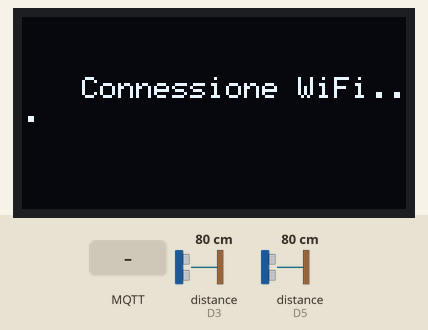
Recording of a program running on a simulated Arduino Uno R4 WiFi. On the bench: 128×64 one-colour display. The inputs (shaded band) are chosen by the test bench; at power-on: distance to the obstacle (sensors on D3, D5) 80 cm. The echo pulse lasts 58.3 µs per cm; WiFi joins after 1.5 s; servers stay silent unless stated; no MQTT or app messages arrive unless stated; what the program prints to the serial monitor is not drawn.

Above: at 1.6 s.
At 4.3 s:
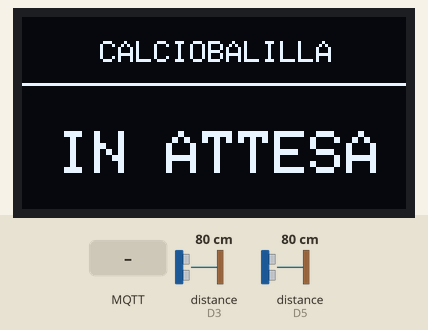
4.4 s: MQTT message "1" arrives on the first subscribed topic
At 5.0 s:
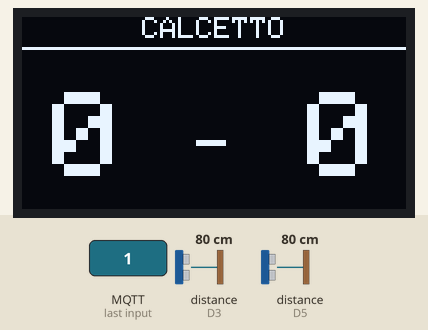
5.9 s: distance to the obstacle (sensor on D3) set to 11 cm
7.4 s: distance to the obstacle (sensor on D3) set to 8 cm
At 9.9 s:
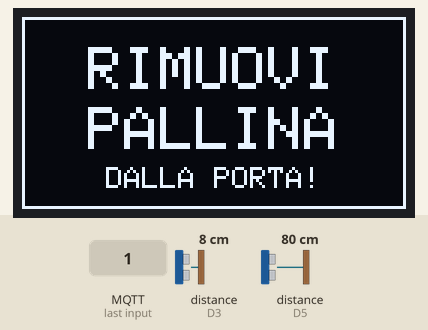
10.1 s: MQTT message "0" arrives on the first subscribed topic
12.7 s: MQTT message "A" arrives on the first subscribed topic
Timing chart, 0 to 15.4 s (numbered marks = the images above; inputs shaded):
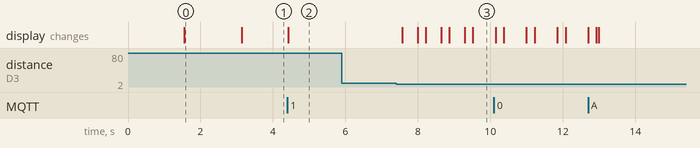

The program:

main.cpp
```cpp
// ╔══════════════════════════════════════════════════════════════════╗
// ║        CALCIOBALILLA SMART — Arduino Uno R4 WiFi                 ║
// ║        Versione: MQTT + Display OLED + Stato IDLE                ║
// ╚══════════════════════════════════════════════════════════════════╝

#include <Arduino.h>
#include <WiFi.h>
#include <PubSubClient.h>
#include <Wire.h>
#include <Adafruit_GFX.h>
#include <Adafruit_SSD1306.h>

// ══════════════════════════════════════════════════════════════════
//  CONFIGURAZIONE WIFI E MQTT
// ══════════════════════════════════════════════════════════════════
const char* ssid     = "TIM-51589117";
const char* password = "K57N5YuYsHHHxt3H5y6fU2NY";

IPAddress    mqttServer(192, 168, 1, 15);
const uint16_t mqttPort = 1883;
const char* mqttUser   = "arduino_calcetto";
const char* mqttPass   = "arduino";

// ── Identificativo tavolo ─────────────────────────────────────────
const char* ID_TAVOLO = "1";
const char* clientId  = "client_tavolo1";

// Topic generati dinamicamente nel setup()
char topicScoreA[50];
char topicScoreB[50];
char topicGoal[50];
char topicReset[50];
char topicDistA[50];
char topicDistB[50];
char topicStatus[50];

// ══════════════════════════════════════════════════════════════════
//  PIN SENSORI ULTRASUONI
// ══════════════════════════════════════════════════════════════════
const uint8_t TRIG_A = 2;
const uint8_t ECHO_A = 3;
const uint8_t TRIG_B = 4;
const uint8_t ECHO_B = 5;

// ══════════════════════════════════════════════════════════════════
//  COSTANTI DI GIOCO E TIMING
// ══════════════════════════════════════════════════════════════════
const uint16_t GOL_DISTANCE_CM = 10;
const uint32_t COOLDOWN_MS     = 3000;
const uint32_t RECONNECT_MS    = 5000;
const float velocitaSuono      = 0.034645f;

// ══════════════════════════════════════════════════════════════════
//  DISPLAY OLED
// ══════════════════════════════════════════════════════════════════
#define SCREEN_WIDTH  128
#define SCREEN_HEIGHT  64
Adafruit_SSD1306 display(SCREEN_WIDTH, SCREEN_HEIGHT, &Wire, -1);

// ══════════════════════════════════════════════════════════════════
//  STATO PARTITA
// ══════════════════════════════════════════════════════════════════
bool     statoIdle    = true; // Parte in stato di attesa
uint8_t  scoreA       = 0;
uint8_t  scoreB       = 0;
uint32_t lastGoalTime = 0;
uint32_t lastReconnectAttempt = 0;

float lastDistA = 0.0f;
float lastDistB = 0.0f;

WiFiClient   wifiClient;
PubSubClient mqtt(wifiClient);


// ══════════════════════════════════════════════════════════════════
//  PROTOTIPI
// ══════════════════════════════════════════════════════════════════
float measureCm(uint8_t trigPin, uint8_t echoPin);
void  registraGol(char team);
void  mqttCallback(char* topic, byte* payload, unsigned int length);
bool  mqttConnect();

void drawScoreboard();
void animazioneGoal(char team);
void animazioneRimuoviPallina();


// ══════════════════════════════════════════════════════════════════
//  FUNZIONE: Misura distanza HC-SR04
// ══════════════════════════════════════════════════════════════════
float measureCm(uint8_t trigPin, uint8_t echoPin) {
  digitalWrite(trigPin, LOW);
  delayMicroseconds(5);
  digitalWrite(trigPin, HIGH);
  delayMicroseconds(10);
  digitalWrite(trigPin, LOW);

  long duration = pulseIn(echoPin, HIGH, 20000UL);

  if (duration == 0) {
    pinMode(echoPin, OUTPUT);
    digitalWrite(echoPin, LOW);
    delayMicroseconds(10);
    pinMode(echoPin, INPUT);
    return 999.0f;
  }

  return (duration * velocitaSuono) / 2.0f;
}

// ══════════════════════════════════════════════════════════════════
//  FUNZIONE: Registra il Gol
// ══════════════════════════════════════════════════════════════════
void registraGol(char team) {
  char scoreStr[8];

  if (team == 'A') {
    scoreA++;
    Serial.print(F("GOL squadra A! Punteggio: "));
    Serial.print(scoreA); Serial.print(F(" - ")); Serial.println(scoreB);
    itoa(scoreA, scoreStr, 10);
    mqtt.publish(topicScoreA, scoreStr, true);
    mqtt.publish(topicGoal,   "A",      false);
  } else {
    scoreB++;
    Serial.print(F("GOL squadra B! Punteggio: "));
    Serial.print(scoreA); Serial.print(F(" - ")); Serial.println(scoreB);
    itoa(scoreB, scoreStr, 10);
    mqtt.publish(topicScoreB, scoreStr, true);
    mqtt.publish(topicGoal,   "B",      false);
  }

  lastGoalTime = millis();
  animazioneGoal(team);
  animazioneRimuoviPallina();
  drawScoreboard();
}

// ══════════════════════════════════════════════════════════════════
//  CALLBACK MQTT: gestisce l'Avvio/Fine Partita
// ══════════════════════════════════════════════════════════════════
void mqttCallback(char* topic, byte* payload, unsigned int length) {

  Serial.print(F("[MQTT IN] topic="));
  Serial.print(topic);
  Serial.print(F(" payload="));
  for (unsigned int i = 0; i < length; i++) Serial.print((char)payload[i]);
  Serial.println();
  if (strcmp(topic, topicReset) == 0 && length >= 1) {

    // Comando '1' = INIZIA NUOVA PARTITA
    if (payload[0] == '1') {
      statoIdle = false;
      scoreA = 0;
      scoreB = 0;
      mqtt.publish(topicScoreA, "0", true);
      mqtt.publish(topicScoreB, "0", true);
      Serial.println(F(">> AVVIO PARTITA: Esco da IDLE e azzero tabellone <<"));
      drawScoreboard();
    }
    // Comando '0' = TERMINA PARTITA E TORNA IN ATTESA
    else if (payload[0] == '0') {
      statoIdle = true;
      Serial.println(F(">> FINE PARTITA: Ritorno allo stato IDLE <<"));
      drawScoreboard();
    }
  }
}

// ══════════════════════════════════════════════════════════════════
//  FUNZIONE: Connessione MQTT
// ══════════════════════════════════════════════════════════════════
bool mqttConnect() {
  Serial.print(F("Connessione al broker MQTT... "));
  bool ok = mqtt.connect(clientId, mqttUser, mqttPass, topicStatus, 0, true, "OFFLINE");

  if (ok) {
    Serial.println(F("Connesso!"));
    mqtt.publish(topicStatus, "ONLINE", true);
    mqtt.subscribe(topicReset);

    // Se non in idle, ripristina i punteggi correnti sul broker
    if (!statoIdle) {
      char buf[8];
      itoa(scoreA, buf, 10); mqtt.publish(topicScoreA, buf, true);
      itoa(scoreB, buf, 10); mqtt.publish(topicScoreB, buf, true);
    }
  } else {
    Serial.print(F("ERRORE, rc="));
    Serial.println(mqtt.state());
  }
  return ok;
}

// ══════════════════════════════════════════════════════════════════
//  FUNZIONI GRAFICHE OLED
// ══════════════════════════════════════════════════════════════════
void drawScoreboard() {
  display.clearDisplay();
  display.setTextColor(SSD1306_WHITE);

  // Se siamo in IDLE mostriamo la schermata di attesa
  if (statoIdle) {
    display.setTextSize(1);
    display.setCursor(26, 8);
    display.print(F("CALCIOBALILLA"));

    display.drawLine(0, 22, 128, 22, SSD1306_WHITE);

    display.setTextSize(2);
    display.setCursor(12, 38);
    display.print(F("IN ATTESA"));
    display.display();
    return;
  }

  // Altrimenti mostriamo il tabellone di gioco
  display.setTextSize(1);
  display.setCursor(40, 0);
  display.print(F("CALCETTO"));

  display.drawLine(0, 10, 128, 10, SSD1306_WHITE);

  display.setTextSize(4);
  display.setCursor(10, 25);
  display.print(scoreA);

  display.setTextSize(2);
  display.setCursor(58, 35);
  display.print(F("-"));

  display.setTextSize(4);
  display.setCursor((scoreB < 10) ? 95 : 75, 25);
  display.print(scoreB);

  display.display();
}

void animazioneGoal(char team) {
  char label[3] = "A\0";
  if (team == 'B') label[0] = 'B';

  for (int i = 0; i < 3; i++) {
    display.fillScreen(SSD1306_WHITE);
    display.setTextColor(SSD1306_BLACK);
    display.setTextSize(3);
    display.setCursor(20, 10);
    display.print(F("GOAL!"));
    display.setTextSize(2);
    display.setCursor(50, 40);
    display.print(label);
    display.display();
    delay(400);

    display.fillScreen(SSD1306_BLACK);
    display.display();
    delay(200);
  }
}

void animazioneRimuoviPallina() {
  for (int i = 0; i < 4; i++) {
    display.clearDisplay();
    display.drawRect(0, 0, 128, 64, SSD1306_WHITE);
    display.setTextColor(SSD1306_WHITE);
    display.setTextSize(2);
    display.setCursor(22, 10);
    display.print(F("RIMUOVI"));
    display.setCursor(22, 30);
    display.print(F("PALLINA"));
    display.setTextSize(1);
    display.setCursor(28, 50);
    display.print(F("DALLA PORTA!"));
    display.display();
    delay(600);

    display.clearDisplay();
    display.display();
    delay(200);
  }
}

// ══════════════════════════════════════════════════════════════════
//  SETUP
// ══════════════════════════════════════════════════════════════════
void setup() {
  Serial.begin(9600);
  delay(1500);

  // ── Costruzione topic MQTT ──────────────────────────────────────
  sprintf(topicScoreA, "playnode/calcetto/%s/scoreA",  ID_TAVOLO);
  sprintf(topicScoreB, "playnode/calcetto/%s/scoreB",  ID_TAVOLO);
  sprintf(topicGoal,   "playnode/calcetto/%s/goal",    ID_TAVOLO);

  // Allineato alla struttura esatta generata dal bridge Python
  sprintf(topicReset,  "calcetto/%s/reset",            ID_TAVOLO);

  sprintf(topicDistA,  "playnode/calcetto/%s/distA",   ID_TAVOLO);
  sprintf(topicDistB,  "playnode/calcetto/%s/distB",   ID_TAVOLO);
  sprintf(topicStatus, "playnode/calcetto/%s/status",  ID_TAVOLO);

  Serial.println(F("=== Calciobalilla Smart ==="));

  pinMode(TRIG_A, OUTPUT); digitalWrite(TRIG_A, LOW);
  pinMode(ECHO_A, INPUT);
  pinMode(TRIG_B, OUTPUT); digitalWrite(TRIG_B, LOW);
  pinMode(ECHO_B, INPUT);

  if (display.begin(SSD1306_SWITCHCAPVCC, 0x3C)) {
    display.clearDisplay();
  }

  display.setTextColor(SSD1306_WHITE);
  display.setTextSize(1);
  display.setCursor(20, 20);
  display.print(F("Connessione WiFi..."));
  display.display();

  WiFi.begin(ssid, password);
  while (WiFi.status() != WL_CONNECTED) {
    delay(500);
    Serial.print(F("."));
  }
  Serial.println(F("\nWiFi connesso!"));

  mqtt.setServer(mqttServer, mqttPort);
  mqtt.setCallback(mqttCallback);
  mqttConnect();

  drawScoreboard(); // Mostrerà IN ATTESA perché statoIdle = true
}

// ══════════════════════════════════════════════════════════════════
//  LOOP
// ══════════════════════════════════════════════════════════════════
void loop() {
  if (WiFi.status() != WL_CONNECTED) return;

  if (!mqtt.connected()) {
    uint32_t now = millis();
    if (now - lastReconnectAttempt > RECONNECT_MS) {
      lastReconnectAttempt = now;
      mqttConnect();
    }
    return;
  }

  mqtt.loop();

  // ── GESTIONE STATO IDLE ─────────────────────────────────────────
  // Se non c'è una partita attiva, ignoriamo i sensori per non
  // sprecare CPU e non inondare il broker di valori inutili.
  if (statoIdle) {
    return;
  }

  // ── Cooldown post-gol ───────────────────────────────────────────
  if (millis() - lastGoalTime < COOLDOWN_MS) {
    return;
  }

  // ── Lettura sequenziale dei sensori ─────────────────────────────
  float distA = measureCm(TRIG_A, ECHO_A);
  delay(60);
  float distB = measureCm(TRIG_B, ECHO_B);

  char distStr[10];
  if (fabsf(distA - lastDistA) > 0.5f) {
    dtostrf(distA, 6, 2, distStr);
    mqtt.publish(topicDistA, distStr, false);
    lastDistA = distA;
  }

  if (fabsf(distB - lastDistB) > 0.5f) {
    dtostrf(distB, 6, 2, distStr);
    mqtt.publish(topicDistB, distStr, false);
    lastDistB = distB;
  }

  // ── Rilevamento Gol ─────────────────────────────────────────────
  if (distA > 1.0f && distA <= GOL_DISTANCE_CM) {
    registraGol('A');
  } else if (distB > 1.0f && distB <= GOL_DISTANCE_CM) {
    registraGol('B');
  }

  delay(40);
}
```

Measured:
- the behaviour switches between 10 and 9 cm on distance to the obstacle (sensor on D3) (found by bisection; images 2 and 3)
- after the input at 4.4 s, the display: changes at once (image 2)
- after the input at 5.9 s, every drawn part: stays the same
- after the input at 7.4 s, the display: first changes after 0.17 s (image 3 shows a later state)
- what the display in image 0 shows lasts 1.5 s, from 1.6 s to 3.1 s
